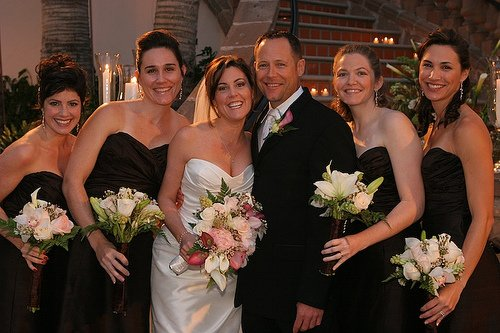
#> input picture Wed5a/359551237_4544e5bfa8_144_44338403@N00.jpg, 500 x 333 px; its folder holds only this picture in this run
$ python pcd.py
#> lines starting #> are read from the running program, lines starting #| are printed output that depends on the picture; after the words box and inside, x2 and y2 are one past the last pixel; in counts of white or black regions, pixels touching at a corner belong together
import cv2, os
__dir__ = os.path.dirname(__file__)
face_cascade = cv2.CascadeClassifier(__dir__+'/haarcascade_frontalface_default.xml')

for target_list in os.listdir(__dir__+'/Wed5a'):
    print(target_list)
    img = cv2.imread(__dir__+'/Wed5a/'+target_list)
#> img is the input picture: shape (333, 500, 3); mean B, G, R 47, 59.8, 86
    cv2.imshow('img', img)
    cv2.waitKey()

    gray = cv2.cvtColor(img, cv2.COLOR_BGR2GRAY)
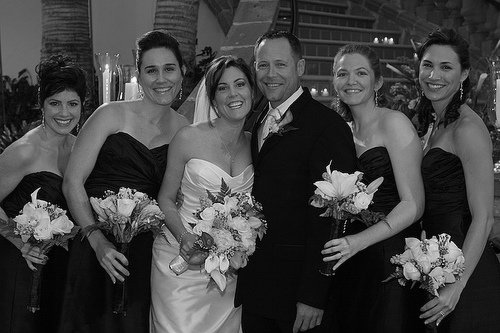
#> gray: shape (333, 500); min 0, max 250, mean 66.2
    cv2.imshow('img', gray)
    cv2.waitKey()

    faces = face_cascade.detectMultiScale(gray, 1.1, 4)
#> faces = [[247, 45, 50, 50], [209, 68, 48, 48], [40, 85, 49, 49], [410, 44, 56, 56], [133, 47, 56, 56], [326, 52, 53, 53], [131, 137, 150, 150]]
    for (x, y, w, h) in faces:
        cv2.rectangle(img, (x, y), (x+w, y+h), (255, 0, 0), 2)
#> this loop made 7 passes
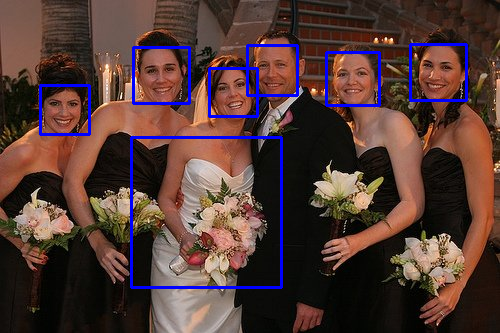
#> img: shape (333, 500, 3); 3.3% of pixels changed, all inside (x1, y1, x2, y2) = (39, 43, 468, 289)

    cv2.imshow('img', img)
    cv2.waitKey()

$ run again, on Wed5a/607051059_b615dd2400_1134_21318703@N00.jpg
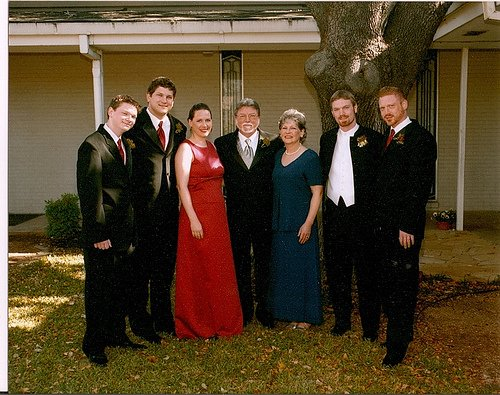
#> input picture Wed5a/607051059_b615dd2400_1134_21318703@N00.jpg, 500 x 395 px
#> img is the input picture: shape (395, 500, 3); mean B, G, R 40, 64.2, 81.8
#> `gray = cv2.cvtColor(img, cv2.COLOR_BGR2GRAY)`:
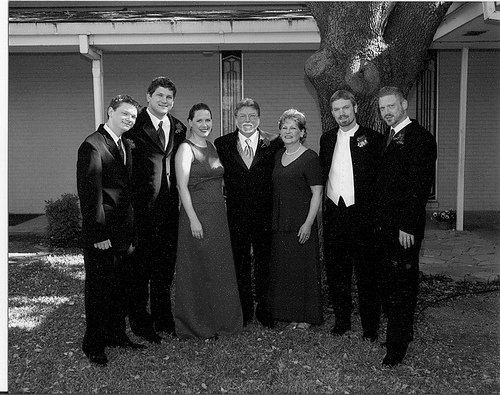
#> gray: shape (395, 500); min 0, max 255, mean 66.7
#> faces = [[150, 85, 28, 28], [328, 98, 27, 27], [375, 96, 27, 27], [234, 105, 28, 28], [190, 110, 27, 27], [277, 118, 25, 25]]
#> the loop `for (x, y, w, h) in faces:` made 6 passes
#> after the loop `for (x, y, w, h) in faces:`:
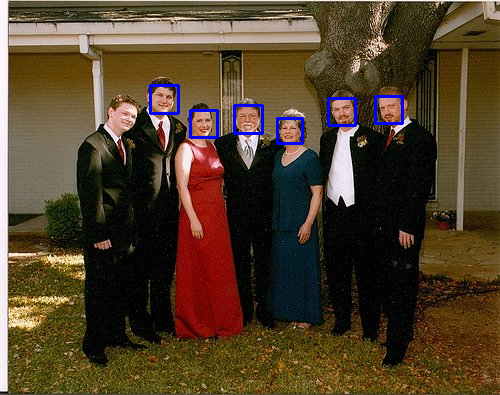
#> img: shape (395, 500, 3); 0.97% of pixels changed, all inside (x1, y1, x2, y2) = (149, 84, 404, 145)

$ run again, on Wed5a/623356306_3481b109fb_1381_22962125@N00.jpg
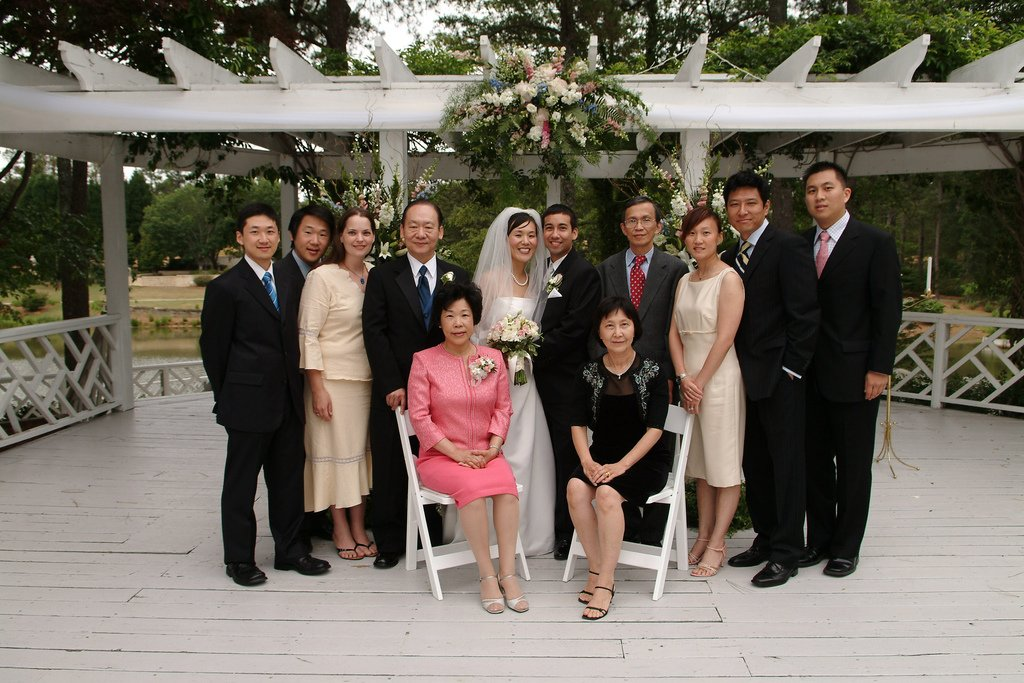
#> input picture Wed5a/623356306_3481b109fb_1381_22962125@N00.jpg, 1024 x 683 px
#> img is the input picture: shape (683, 1024, 3); mean B, G, R 96.9, 107.8, 115.9
#> `gray = cv2.cvtColor(img, cv2.COLOR_BGR2GRAY)`:
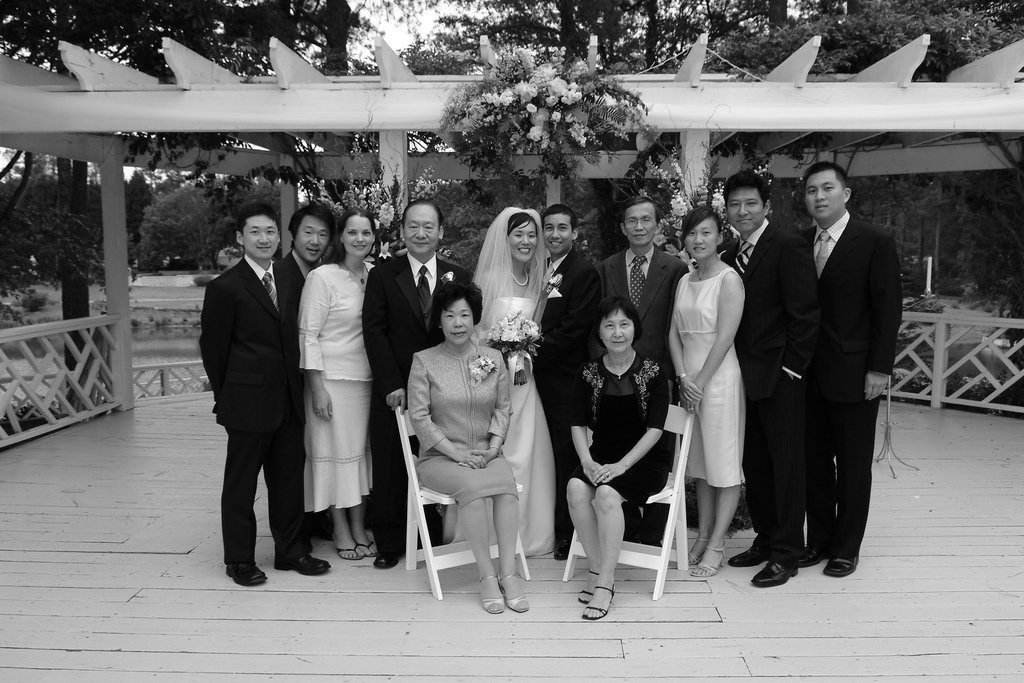
#> gray: shape (683, 1024); min 0, max 255, mean 108.9
#> faces = [[340, 218, 39, 39], [618, 203, 43, 43], [536, 213, 39, 39], [506, 220, 38, 38], [682, 219, 38, 38], [438, 300, 41, 41], [595, 308, 44, 44], [721, 186, 45, 45], [292, 216, 44, 44], [797, 169, 51, 51], [396, 207, 51, 51], [237, 211, 52, 52]]
#> the loop `for (x, y, w, h) in faces:` made 12 passes
#> after the loop `for (x, y, w, h) in faces:`:
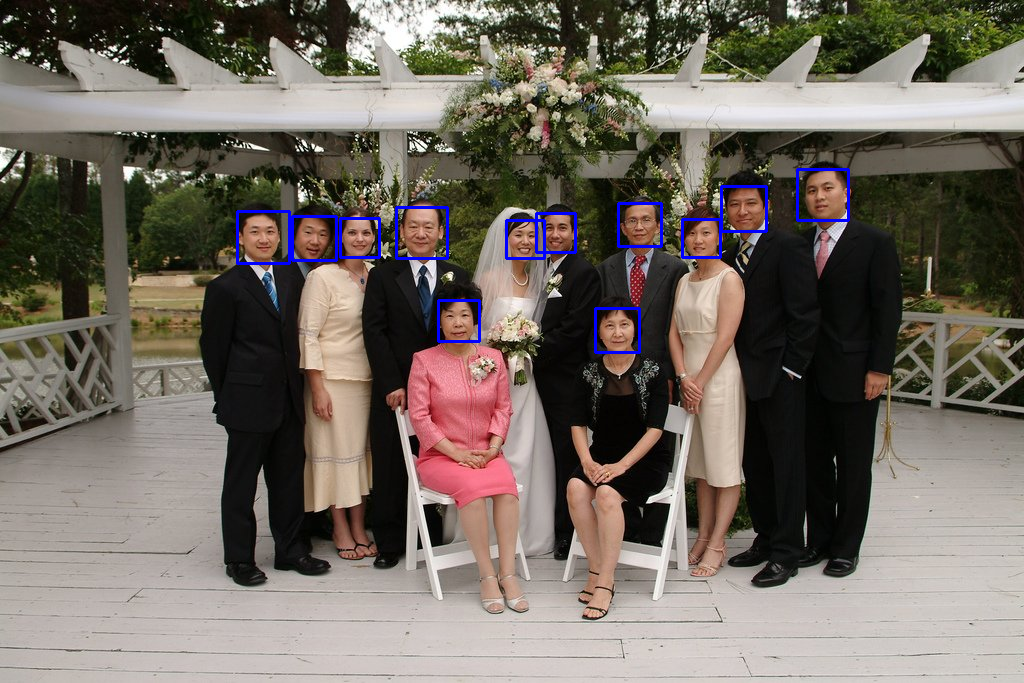
#> img: shape (683, 1024, 3); 0.89% of pixels changed, all inside (x1, y1, x2, y2) = (236, 168, 850, 354)

$ run again, on Wed5a/631520367_b8f740d85c_1059_7270289@N02.jpg
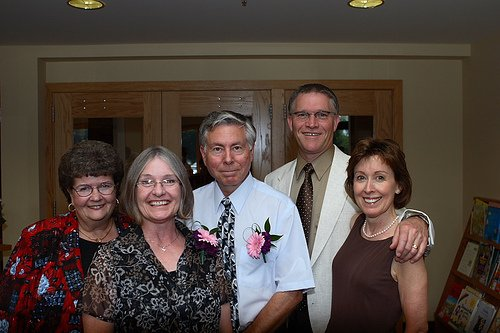
#> input picture Wed5a/631520367_b8f740d85c_1059_7270289@N02.jpg, 500 x 333 px
#> img is the input picture: shape (333, 500, 3); mean B, G, R 62.3, 69, 81.3
#> `gray = cv2.cvtColor(img, cv2.COLOR_BGR2GRAY)`:
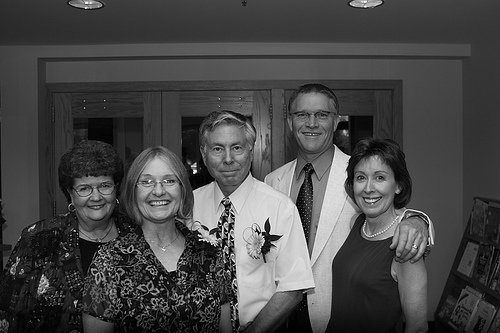
#> gray: shape (333, 500); min 0, max 254, mean 71.9
#> faces = [[284, 93, 55, 55], [199, 126, 56, 56], [343, 155, 57, 57], [130, 159, 57, 57], [68, 165, 54, 54], [128, 176, 62, 62]]
#> the loop `for (x, y, w, h) in faces:` made 6 passes
#> after the loop `for (x, y, w, h) in faces:`:
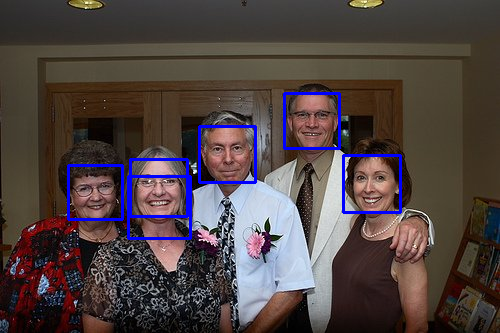
#> img: shape (333, 500, 3); 2.41% of pixels changed, all inside (x1, y1, x2, y2) = (67, 92, 402, 240)

$ run again, on Wed5a/394412904_97332fba0a_149_84477621@N00.jpg
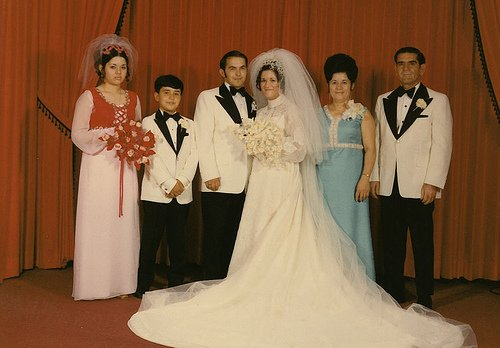
#> input picture Wed5a/394412904_97332fba0a_149_84477621@N00.jpg, 500 x 348 px
#> img is the input picture: shape (348, 500, 3); mean B, G, R 68.8, 98.7, 134.8
#> `gray = cv2.cvtColor(img, cv2.COLOR_BGR2GRAY)`:
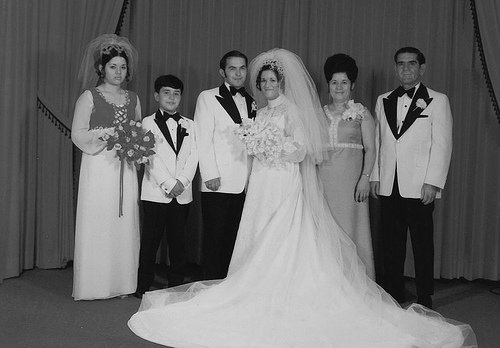
#> gray: shape (348, 500); min 1, max 252, mean 106.1
#> faces = [[393, 53, 28, 28], [104, 57, 27, 27], [223, 58, 28, 28], [255, 71, 26, 26], [326, 72, 28, 28], [157, 83, 28, 28]]
#> the loop `for (x, y, w, h) in faces:` made 6 passes
#> after the loop `for (x, y, w, h) in faces:`:
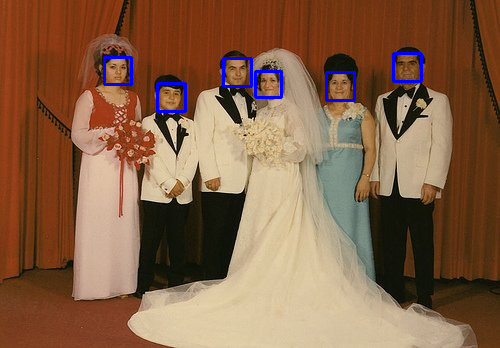
#> img: shape (348, 500, 3); 1.12% of pixels changed, all inside (x1, y1, x2, y2) = (103, 52, 423, 113)
